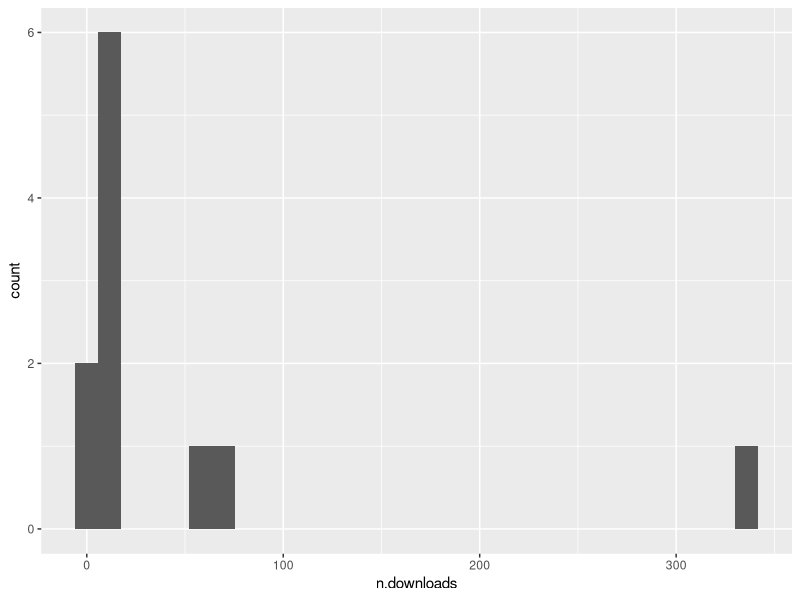

Here is the R script that generated this plot:
## ---- chunk 1
knitr::opts_chunk$set(echo = TRUE)
library(dplyr)
library(ggplot2)
## ---- chunk 2
zipdown <- read.csv("analysis/csv/databrary-zip-downloads.csv")
str(zipdown)
## ---- chunk 3
zipdown %>% 
  filter(shared == "yes") %>%
  group_by(vol.name, vol.id) %>% 
  summarise(n.downloads = sum(downloads)) %>%
  arrange(desc(n.downloads)) %>%
  knitr::kable()
## ---- chunk 4
zipdown %>%
  filter(shared == "yes") %>%
  group_by(vol.name, vol.id) %>% 
  summarise(n.downloads = sum(downloads)) %>%
  filter(n.downloads >= 5) %>%
  arrange(desc(n.downloads)) ->
  downloads.gt5

downloads.gt5 %>%
  ggplot() +
    aes(x=n.downloads) +
    geom_histogram()
## ---- chunk 5
zipdown %>%
  filter(shared == "yes") %>%
  summarise(n.downloads = sum(downloads)) ->
  total.shared.downloads
